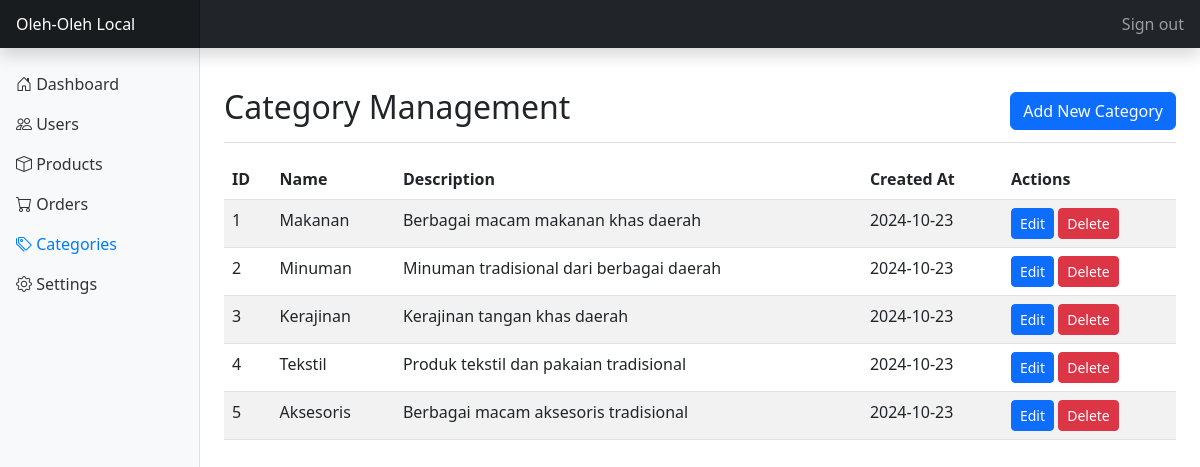
Screenshot of /admin/categories.php (signed in) with the database file from the repository.
### tables this page shows
CREATE TABLE categories (
    id INT PRIMARY KEY AUTO_INCREMENT,
    name VARCHAR(100) NOT NULL,
    description TEXT,
    created_at TIMESTAMP DEFAULT CURRENT_TIMESTAMP
);

### classes/Category.php (called while the page is built, shortened)
<?php
class Category
{
    private $conn;
    private $table_name = "categories";
    public function __construct($db)
    {
        $this->conn = $db;
    }
    public function readAll()
    {
        $query = "SELECT * FROM " . $this->table_name . " ORDER BY created_at DESC";
        $stmt = $this->conn->prepare($query);
        $stmt->execute();
        return $stmt;
    }
}

### admin/categories.php (the view, shortened to what this page needs)
<?php
include_once '../classes/Category.php';
$database = new Database();
$db = $database->getConnection();
$category = new Category($db);
$categories = $category->readAll();
include_once '../includes/admin_header.php';
?>
<div class="container-fluid">
    <div class="row">
        <?php include_once '../includes/admin_sidebar.php'; ?>
        <main class="col-md-9 ms-sm-auto col-lg-10 px-md-4">
            <div
                class="d-flex justify-content-between flex-wrap flex-md-nowrap align-items-center pt-3 pb-2 mb-3 border-bottom">
                <h1 class="h2">Category Management</h1>
                <a href="add_category.php" class="btn btn-primary">Add New Category</a>
            </div>
            <div class="table-responsive">
                <table class="table table-striped">
                    <thead>
                        <tr>
                            <th>ID</th>
                            <th>Name</th>
                            <th>Description</th>
                            <th>Created At</th>
                            <th>Actions</th>
                        </tr>
                    </thead>
                    <tbody>
                        <?php while ($row = $categories->fetch(PDO::FETCH_ASSOC)): ?>
                            <tr>
                                <td><?php echo $row['id']; ?></td>
                                <td><?php echo $row['name']; ?></td>
                                <td><?php echo $row['description']; ?></td>
                                <td><?php echo date('Y-m-d', strtotime($row['created_at'])); ?></td>
                                <td>
                                    <a href="edit_category.php?id=<?php echo $row['id']; ?>"
                                        class="btn btn-sm btn-primary">Edit</a>
                                    <form action="categories.php" method="post" class="d-inline"
                                        onsubmit="return confirm('Are you sure you want to delete this category?');">
                                        <button type="submit" name="delete_category"
                                            class="btn btn-sm btn-danger">Delete</button>
                                    </form>
                                </td>
                            </tr>
                        <?php endwhile; ?>
                    </tbody>
                </table>
            </div>
        </main>
    </div>
</div>
<?php include_once '../includes/admin_footer.php'; ?>

### includes/admin_header.php (shortened to what this page needs)
<!DOCTYPE html>
<html lang="en">
<head>
    <link href="https://cdn.jsdelivr.net/npm/bootstrap@5.3.0/dist/css/bootstrap.min.css" rel="stylesheet">
    <link rel="stylesheet" href="https://cdn.jsdelivr.net/npm/bootstrap-icons@1.7.2/font/bootstrap-icons.css">
    <link rel="stylesheet" href="../assets/css/admin.css">
</head>
<body>
    <header class="navbar navbar-dark sticky-top bg-dark flex-md-nowrap p-0 shadow">
        <a class="navbar-brand col-md-3 col-lg-2 me-0 px-3" href="#">Oleh-Oleh Local</a>
        <div class="navbar-nav">
            <div class="nav-item text-nowrap">
                <a class="nav-link px-3" href="../logout.php">Sign out</a>
            </div>
        </div>
    </header>

### includes/admin_sidebar.php
<nav id="sidebarMenu" class="col-md-3 col-lg-2 d-md-block bg-light sidebar collapse">
    <div class="position-sticky pt-3">
        <ul class="nav flex-column">
            <li class="nav-item">
                <a class="nav-link <?php echo basename($_SERVER['PHP_SELF']) == 'dashboard.php' ? 'active' : ''; ?>" href="dashboard.php">
                    <i class="bi bi-house-door"></i> Dashboard
                </a>
            </li>
            <li class="nav-item">
                <a class="nav-link <?php echo basename($_SERVER['PHP_SELF']) == 'users.php' ? 'active' : ''; ?>" href="users.php">
                    <i class="bi bi-people"></i> Users
                </a>
            </li>
            <li class="nav-item">
                <a class="nav-link <?php echo basename($_SERVER['PHP_SELF']) == 'products.php' ? 'active' : ''; ?>" href="products.php">
                    <i class="bi bi-box"></i> Products
                </a>
            </li>
            <li class="nav-item">
                <a class="nav-link <?php echo basename($_SERVER['PHP_SELF']) == 'orders.php' ? 'active' : ''; ?>" href="orders.php">
                    <i class="bi bi-cart"></i> Orders
                </a>
            </li>
            <li class="nav-item">
                <a class="nav-link <?php echo basename($_SERVER['PHP_SELF']) == 'categories.php' ? 'active' : ''; ?>" href="categories.php">
                    <i class="bi bi-tags"></i> Categories
                </a>
            </li>
            <li class="nav-item">
                <a class="nav-link <?php echo basename($_SERVER['PHP_SELF']) == 'settings.php' ? 'active' : ''; ?>" href="settings.php">
                    <i class="bi bi-gear"></i> Settings
                </a>
            </li>
        </ul>
    </div>
</nav>

### includes/admin_footer.php (shortened to what this page needs)
</body>
</html>

### assets/admin.css (style rules this page uses)
.sidebar { position: fixed; top: 0; bottom: 0; left: 0; z-index: 100; padding: 48px 0 0; box-shadow: inset -1px 0 0 rgba(0, 0, 0, 0.1); }
.sidebar .nav-link { font-weight: 500; color: #333; }
.sidebar .nav-link.active { color: #007bff; }
.navbar-brand { padding-top: 0.75rem; padding-bottom: 0.75rem; font-size: 1rem; background-color: rgba(0, 0, 0, 0.25); box-shadow: inset -1px 0 0 rgba(0, 0, 0, 0.25); }
main { padding-top: 1.5rem; }

### rows the page displays
categories: id "1", name "Makanan", description "Berbagai macam makanan khas daerah", created_at "2024-10-23"
categories: id "2", name "Minuman", description "Minuman tradisional dari berbagai daerah", created_at "2024-10-23"
categories: id "3", name "Kerajinan", description "Kerajinan tangan khas daerah", created_at "2024-10-23"
categories: id "4", name "Tekstil", description "Produk tekstil dan pakaian tradisional", created_at "2024-10-23"
categories: id "5", name "Aksesoris", description "Berbagai macam aksesoris tradisional", created_at "2024-10-23"
